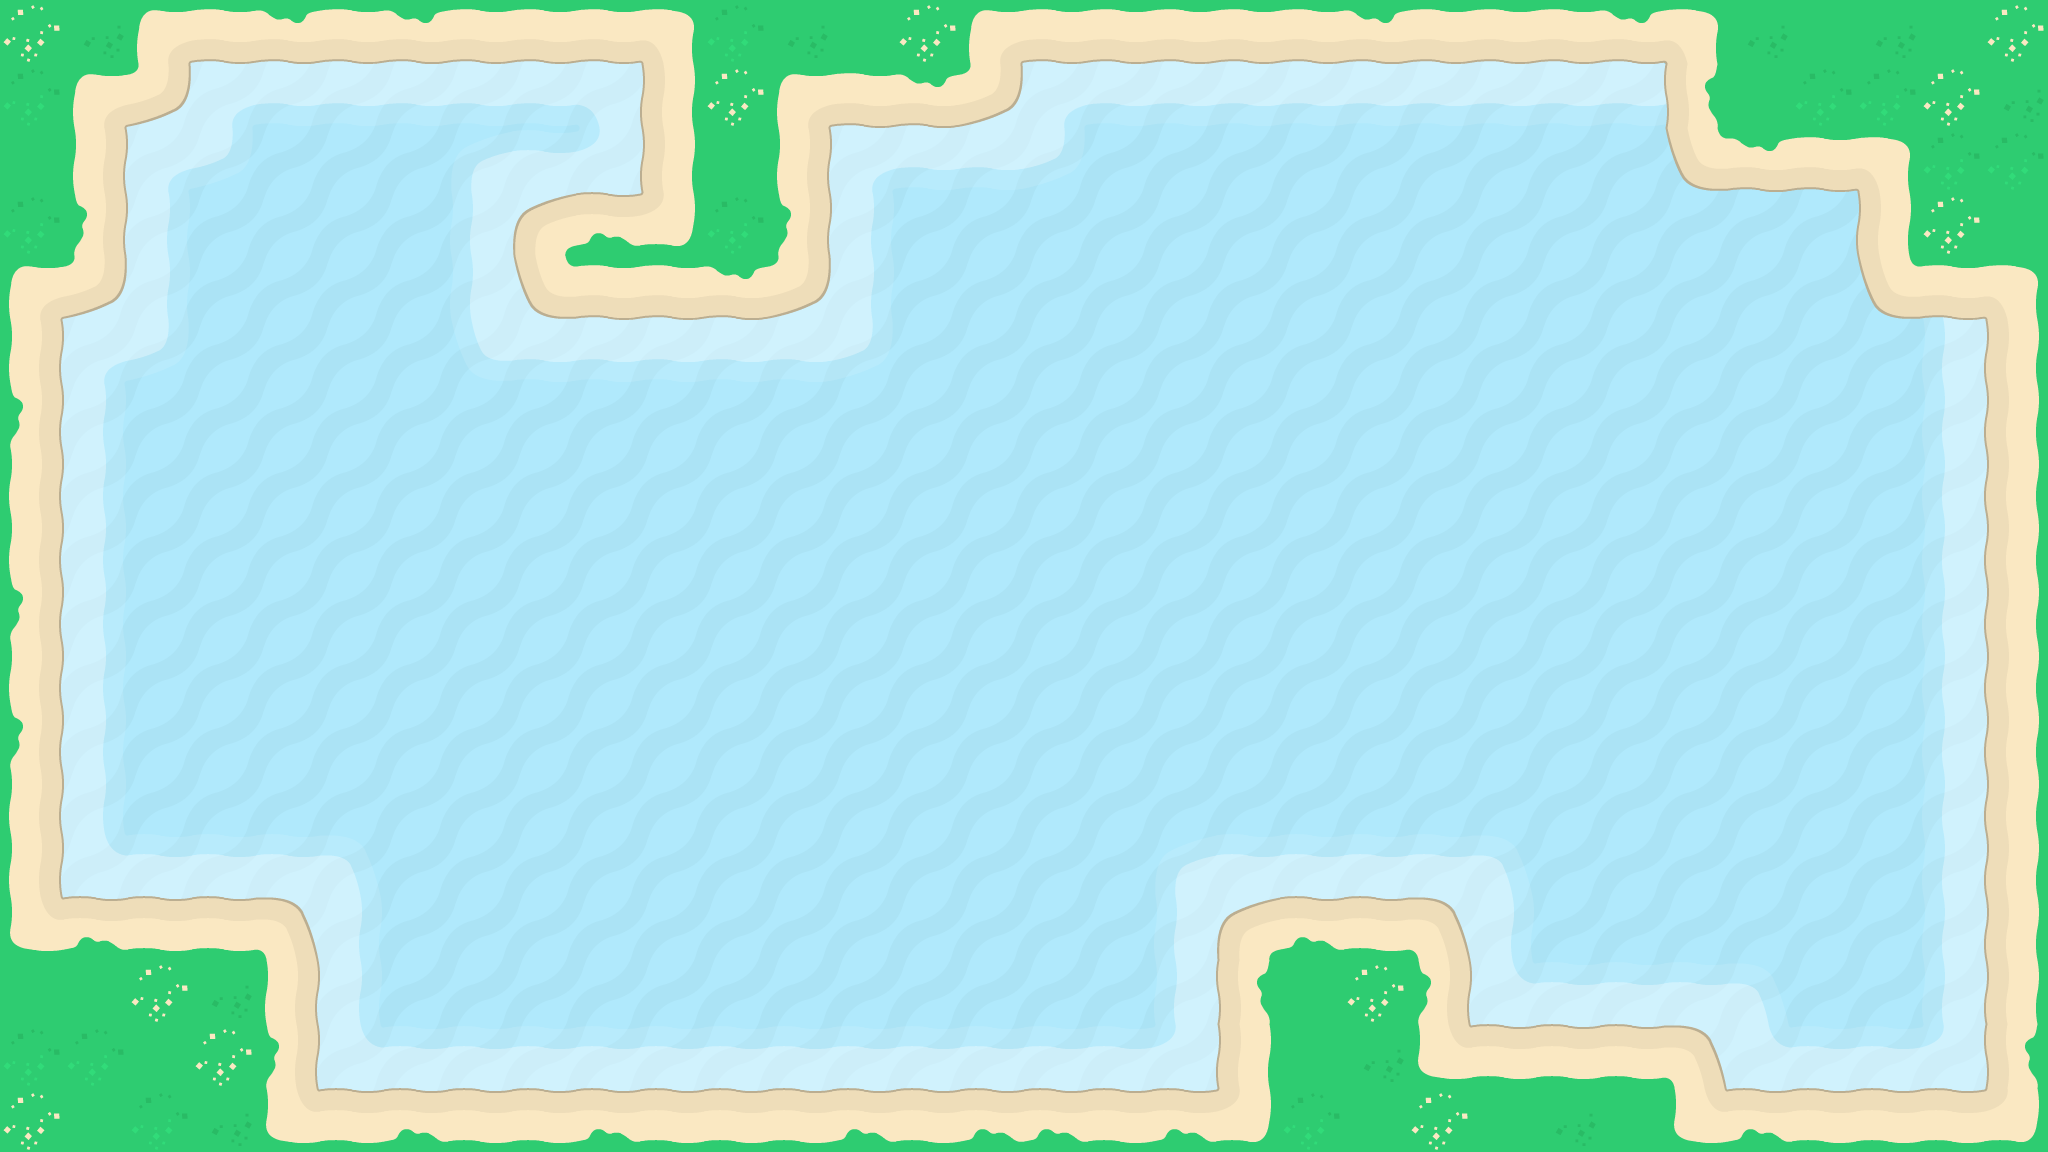

Rendered tile map (Tiled .tmx) drawn with the repository's tilesets; below, a short description and the map source with its tile grids summarised:
An orthogonal 32x18 tile map with 64x64 px tiles, 4 tile layers (Kachelebene 1, Kachelebene 3, Kachelebene 2, bulletLayer), 1 hidden layer not drawn, 2 tilesets and 19 objects.

<map version="1.9" tiledversion="1.9.2" orientation="orthogonal" renderorder="right-down" width="32" height="18" tilewidth="64" tileheight="64" infinite="0" nextlayerid="11" nextobjectid="26">
 <tileset firstgid="1" source="TileSet/pirateTileset.tsx" />
 <tileset firstgid="97" source="TileSet/shooterTileSet.tsx" />
 <layer id="1" name="Kachelebene 1" width="32" height="18">
  <data>[576 cells, 576 non-empty, 2 distinct tile ids]</data>
 </layer>
 <layer id="3" name="Kachelebene 3" width="32" height="18">
  <data>[576 cells, 254 non-empty, 14 distinct tile ids]</data>
 </layer>
 <layer id="2" name="Kachelebene 2" width="32" height="18">
  <data>[576 cells, 162 non-empty, 20 distinct tile ids]</data>
 </layer>
 <layer id="4" name="Kachelebene 4" width="32" height="18" visible="0">
  <data>[576 cells, 5 non-empty, 1 distinct tile ids]</data>
 </layer>
 <objectgroup id="5" name="shipCollisionLayer" visible="0">
  <object id="1" x="1022.22" y="-2.22222" width="1022.22" height="62.2222">
   <polygon points="0,0 1022.22,0 1022.22,62.2222 0,62.2222" />
  </object>
  <object id="2" x="637.778" y="-2.22222" width="382.222" height="126.667">
   <polygon points="0,0 382.222,0 382.222,126.667 0,126.667" />
  </object>
  <object id="3" x="637.778" y="124.444" width="188.889" height="193.333">
   <polygon points="0,0 188.889,0 188.889,193.333 0,193.333" />
  </object>
  <object id="4" x="513.333" y="191.111" width="126.667" height="126.667">
   <polygon points="0,0 126.667,0 126.667,126.667 0,126.667" />
  </object>
  <object id="5" x="0" y="-2.22222" width="635.556" height="62.2222">
   <polygon points="0,0 635.556,0 635.556,62.2222 0,62.2222" />
  </object>
  <object id="6" x="0" y="64.4444" width="191.111" height="57.7778">
   <polygon points="0,0 191.111,0 191.111,57.7778 0,57.7778" />
  </object>
  <object id="7" x="2.22222" y="128.889" width="124.444" height="186.667">
   <polygon points="0,0 124.444,0 124.444,186.667 0,186.667" />
  </object>
  <object id="8" x="2.22222" y="315.556" width="57.7778" height="833.333">
   <polygon points="0,0 57.7778,0 57.7778,833.333 0,833.333" />
  </object>
  <object id="9" x="60" y="895.556" width="260" height="255.556">
   <polygon points="0,0 260,0 260,255.556 0,255.556" />
  </object>
  <object id="10" x="322.222" y="1086.67" width="891.111" height="66.6667">
   <polygon points="0,0 891.111,0 891.111,66.6667 0,66.6667" />
  </object>
  <object id="11" x="1213.33" y="897.778" width="260" height="255.556">
   <polygon points="0,0 260,0 260,255.556 0,255.556" />
  </object>
  <object id="12" x="1471.11" y="1024.44" width="255.556" height="126.667">
   <polygon points="0,0 255.556,0 255.556,126.667 0,126.667" />
  </object>
  <object id="13" x="1726.67" y="1088.89" width="317.778" height="62.2222">
   <polygon points="0,0 317.778,0 317.778,62.2222 0,62.2222" />
  </object>
  <object id="14" x="1982.22" y="62.2222" width="62.2222" height="1026.67">
   <polygon points="0,0 62.2222,0 62.2222,1026.67 0,1026.67" />
  </object>
  <object id="15" x="1404.44" y="260" width="262.222" height="184.444">
   <polygon points="0,0 262.222,0 262.222,184.444 0,184.444" />
  </object>
  <object id="16" x="637.778" y="511.111" width="193.333" height="126.667">
   <polygon points="0,0 193.333,0 193.333,126.667 0,126.667" />
  </object>
 </objectgroup>
 <objectgroup id="6" name="bulletCollisionLayer" />
 <layer id="8" name="bulletLayer" width="32" height="18">
  <data>[576 cells, 0 non-empty, 0 distinct tile ids]</data>
 </layer>
 <objectgroup id="10" name="Objektebene 3" visible="0">
  <object id="23" gid="568" x="1143.33" y="30" width="901.333" height="64" />
  <object id="24" gid="541" x="2020.5" y="1153.75" width="64" height="1153.5" />
  <object id="25" gid="567" x="1664.5" y="1163" width="379.5" height="64" />
 </objectgroup>
</map>
